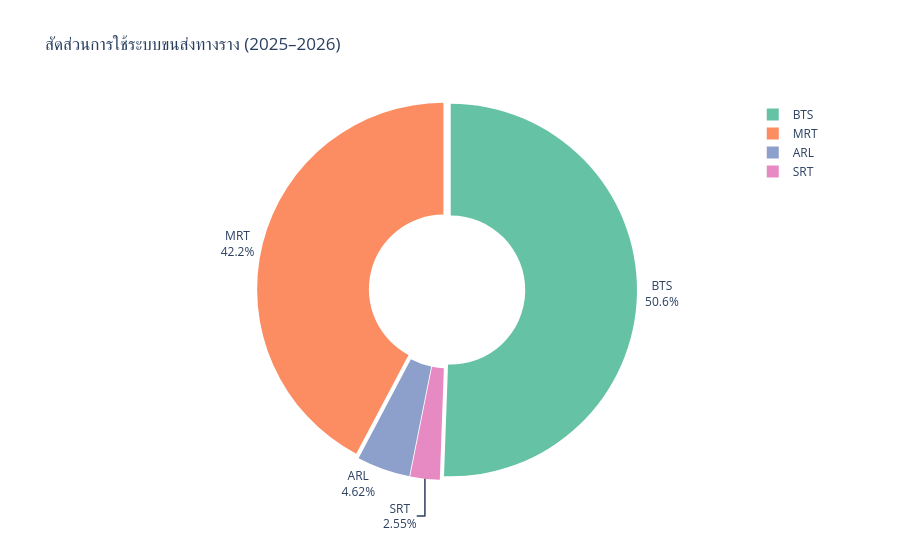

This figure's notebook cell:
### Markdown cell above
### 4.2 กราฟที่ 1 — Pie Chart สัดส่วนผู้โดยสารแต่ละระบบ

### Code cell
# Chart 1: Modal Share Pie Chart (donut)
# ใช้ total_passengers จริง — Plotly คำนวณ % เอง แม่นยำกว่าใช้ share_pct
fig = px.pie(
    share_df,
    values='total_passengers',
    names='mode',
    title='สัดส่วนการใช้ระบบขนส่งทางราง (2025–2026)',
    hole=0.4,
    color_discrete_sequence=px.colors.qualitative.Set2,
)
fig.update_traces(
    textposition='outside',
    textinfo='percent+label',
    pull=[0.02] * len(share_df),  # เว้นระยะแต่ละชิ้นเล็กน้อยเพื่อให้ label ไม่ชนกัน
)
fig.update_layout(showlegend=True)
fig.show()

### Figure 1 — Plotly figure (JSON) as saved in the notebook; plotly's stock layout.template omitted (floating-point values rounded to 4 significant figures)
{"data": [{"domain": {"x": [0.0, 1.0], "y": [0.0, 1.0]}, "hole": 0.4, "hovertemplate": "mode=%{label}<br>total_passengers=%{value}<extra></extra>", "labels": ["BTS", "MRT", "ARL", "SRT"], "legendgroup": "", "name": "", "pull": [0.02, 0.02, 0.02, 0.02], "showlegend": true, "textinfo": "percent+label", "textposition": "outside", "type": "pie", "values": [314037449, 262333211, 28680717, 15862537]}], "layout": {"legend": {"tracegroupgap": 0}, "piecolorway": ["rgb(102,194,165)", "rgb(252,141,98)", "rgb(141,160,203)", "rgb(231,138,195)", "rgb(166,216,84)", "rgb(255,217,47)", "rgb(229,196,148)", "rgb(179,179,179)"], "showlegend": true, "title": {"text": "สัดส่วนการใช้ระบบขนส่งทางราง (2025–2026)"}}}
